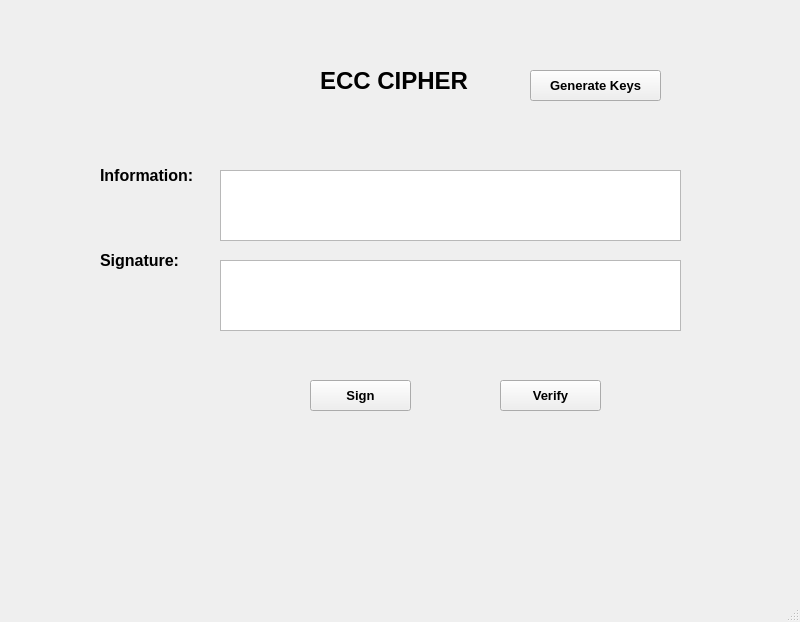
<?xml version="1.0" encoding="UTF-8"?>
<ui version="4.0">
 <class>MainWindow</class>
 <widget class="QMainWindow" name="MainWindow">
  <property name="geometry">
   <rect>
    <x>0</x>
    <y>0</y>
    <width>800</width>
    <height>622</height>
   </rect>
  </property>
  <property name="windowTitle">
   <string>MainWindow</string>
  </property>
  <widget class="QWidget" name="centralwidget">
   <widget class="QLabel" name="label">
    <property name="geometry">
     <rect>
      <x>320</x>
      <y>40</y>
      <width>161</width>
      <height>81</height>
     </rect>
    </property>
    <property name="font">
     <font>
      <pointsize>18</pointsize>
      <weight>75</weight>
      <bold>true</bold>
     </font>
    </property>
    <property name="text">
     <string>ECC CIPHER</string>
    </property>
   </widget>
   <widget class="QPushButton" name="btnKeys">
    <property name="geometry">
     <rect>
      <x>530</x>
      <y>70</y>
      <width>131</width>
      <height>31</height>
     </rect>
    </property>
    <property name="font">
     <font>
      <pointsize>10</pointsize>
      <weight>75</weight>
      <bold>true</bold>
     </font>
    </property>
    <property name="text">
     <string>Generate Keys</string>
    </property>
   </widget>
   <widget class="QPushButton" name="btnSign">
    <property name="geometry">
     <rect>
      <x>310</x>
      <y>380</y>
      <width>101</width>
      <height>31</height>
     </rect>
    </property>
    <property name="font">
     <font>
      <pointsize>10</pointsize>
      <weight>75</weight>
      <bold>true</bold>
     </font>
    </property>
    <property name="text">
     <string>Sign</string>
    </property>
   </widget>
   <widget class="QLabel" name="label_2">
    <property name="geometry">
     <rect>
      <x>100</x>
      <y>150</y>
      <width>111</width>
      <height>51</height>
     </rect>
    </property>
    <property name="font">
     <font>
      <pointsize>12</pointsize>
      <weight>75</weight>
      <bold>true</bold>
     </font>
    </property>
    <property name="text">
     <string>Information:</string>
    </property>
   </widget>
   <widget class="QLabel" name="label_3">
    <property name="geometry">
     <rect>
      <x>100</x>
      <y>230</y>
      <width>91</width>
      <height>61</height>
     </rect>
    </property>
    <property name="font">
     <font>
      <pointsize>12</pointsize>
      <weight>75</weight>
      <bold>true</bold>
     </font>
    </property>
    <property name="text">
     <string>Signature:</string>
    </property>
   </widget>
   <widget class="QTextEdit" name="txtInfo">
    <property name="geometry">
     <rect>
      <x>220</x>
      <y>170</y>
      <width>461</width>
      <height>71</height>
     </rect>
    </property>
   </widget>
   <widget class="QTextEdit" name="txtSign">
    <property name="geometry">
     <rect>
      <x>220</x>
      <y>260</y>
      <width>461</width>
      <height>71</height>
     </rect>
    </property>
   </widget>
   <widget class="QPushButton" name="btnVerify">
    <property name="geometry">
     <rect>
      <x>500</x>
      <y>380</y>
      <width>101</width>
      <height>31</height>
     </rect>
    </property>
    <property name="font">
     <font>
      <pointsize>10</pointsize>
      <weight>75</weight>
      <bold>true</bold>
     </font>
    </property>
    <property name="text">
     <string>Verify</string>
    </property>
   </widget>
  </widget>
  <widget class="QMenuBar" name="menubar">
   <property name="geometry">
    <rect>
     <x>0</x>
     <y>0</y>
     <width>800</width>
     <height>21</height>
    </rect>
   </property>
  </widget>
  <widget class="QStatusBar" name="statusbar"/>
 </widget>
 <resources/>
 <connections/>
</ui>
